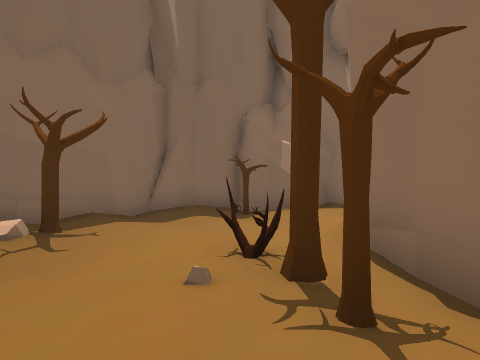
View 1 (above)

16 first-person views from a walk through a scene from a Unity 3-D project. The camera is 1.5 m above the floor, looks level and sees 75° across. The floor is counted in squares, 2 m on a side. Each view is taken from the middle of a square. On the plan, view 1 faces up. The plan holds only what a view shows up to about 10 squares ahead; the rest is blank. The place goes on beyond the plan. Some surface patterns are stand-ins.

View 2
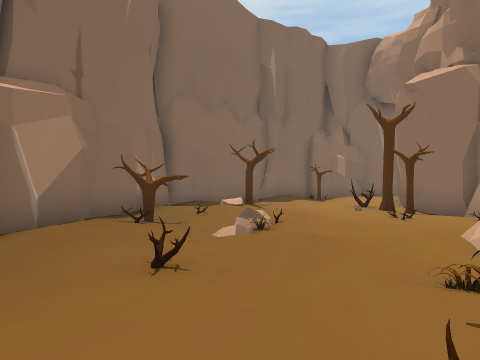

View 3
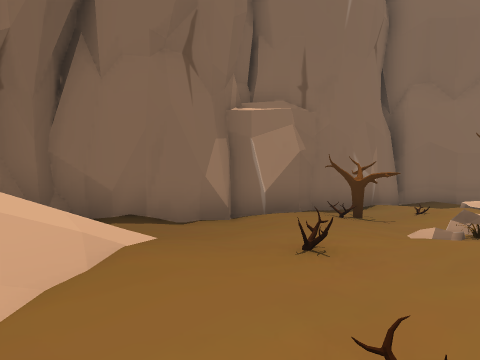

View 4
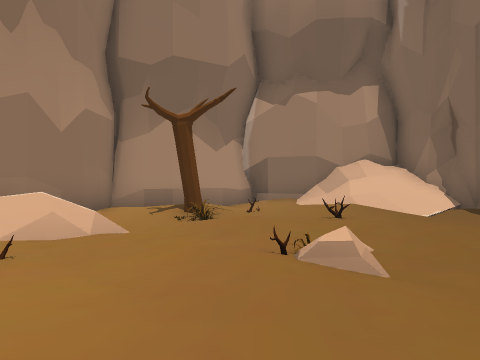

View 5
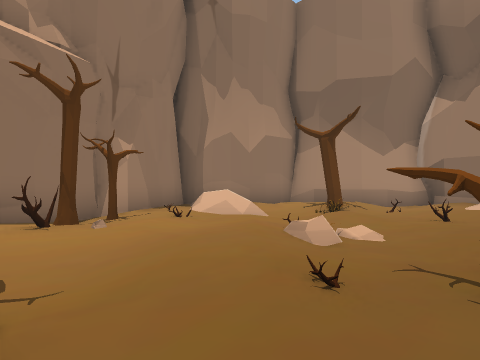

View 6
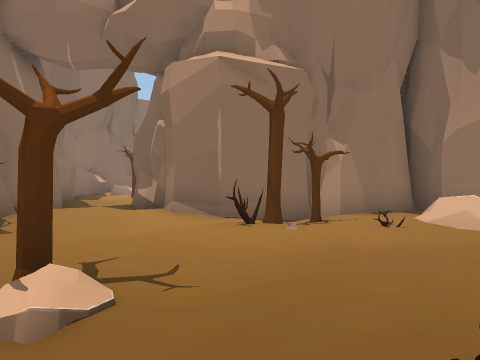

View 7
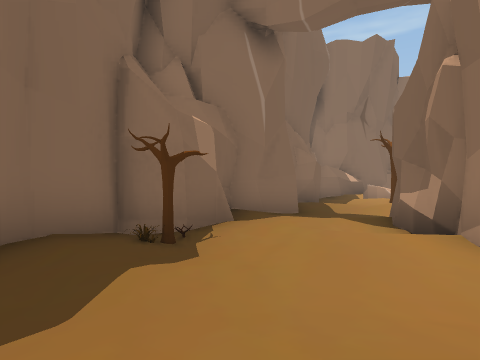

View 8
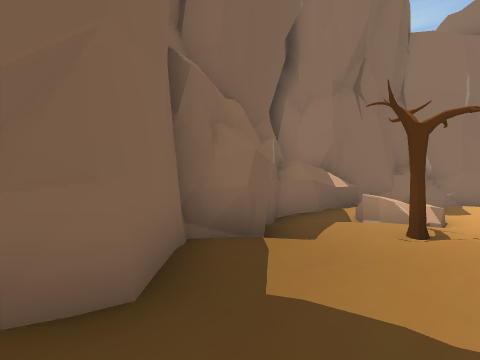

View 9
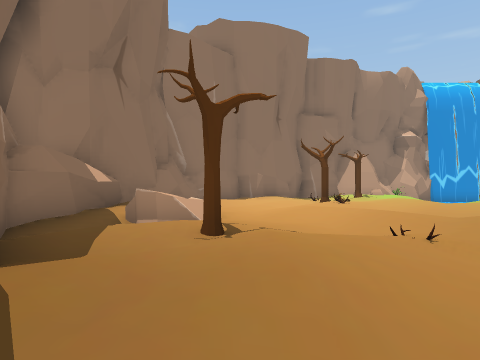

View 10
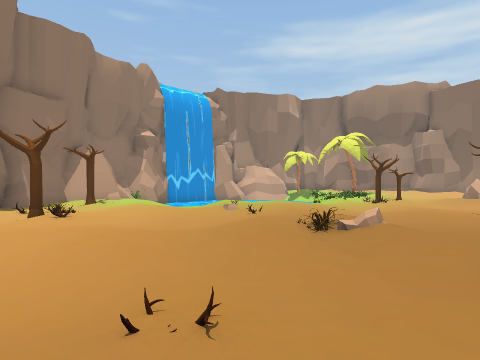

View 11
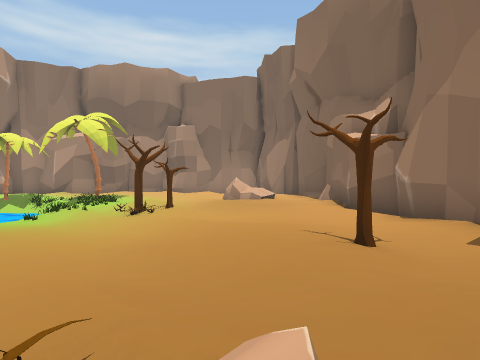

View 12
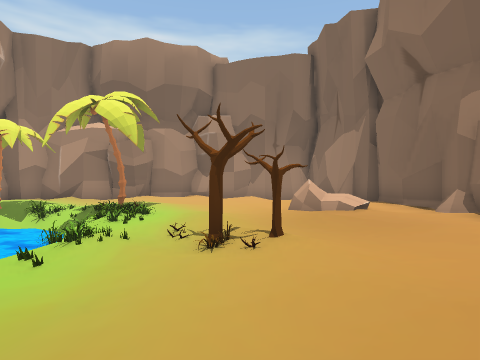

View 13
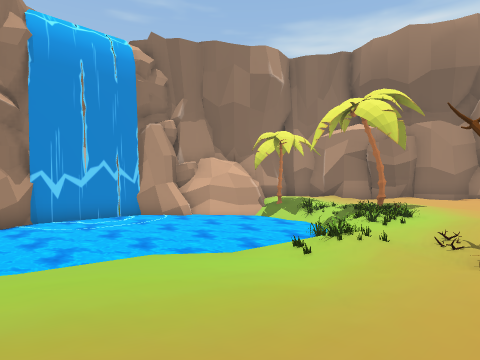

View 14
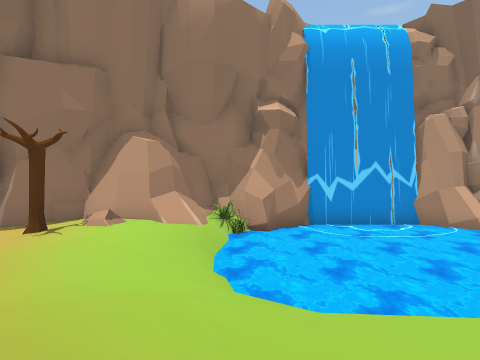

View 15
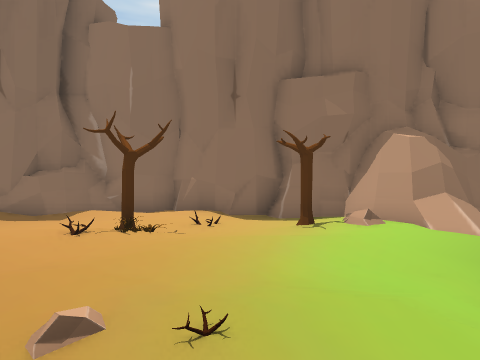

View 16
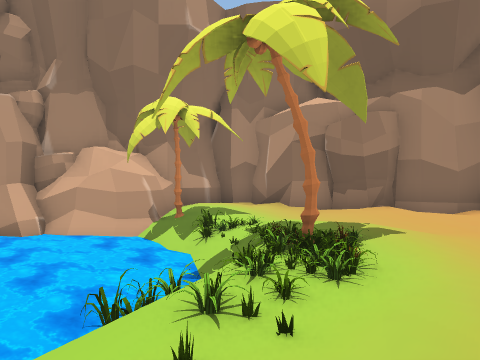

### Floor plan
Key: @ floor where view 1 was taken; # wall or solid block; x gap in a wall; . main floor; : floor 0.25 m higher than the main floor; - floor 0.25 m lower than the main floor; _ floor 0.5 m lower than the main floor; < floor 1 m lower than the main floor; / step, stairs or slope; ~ water the walk can cross; ≈ water the walk keeps out of; ^ raised ledge; T tree; R rock; O other object.
Columns run from 7 left of view 1 to 21 right of it. Each row starts with its distance up from view 1.
 11               ###
 10             ###./x^##
  9        ######:-..:::###
  8     #####//.-..:R /.-.##
  7    ##.:T.:..-::T...---.##
  6  ###...O:./#/.:.....-...#
  5  #-.T..-.:## .:...:.OO..##
  4  #..#....##  ....:..:OO--#
  3  #...-.O.#   ..::...OO.--##
  2  #-.::..T#   .:/./.:::.T:##
  1 ##TT/:.:.#    ./:./:..::R##
  0 #...O..@.#   ....::::--///##
 -1 #-..././/## :-..-.:://~≈≈≈##
 -2 #-..O:O-.#  .-T:..::/~≈≈≈≈≈#
 -3 #.....OO## #:......./≈≈≈≈≈≈##
 -4 #//:.O:.#  ##....O.O/≈≈≈≈≈<<#
 -5 #///.-:##   #:..OO.OO≈≈≈≈≈<<^
 -6 ####:###    #:...O.._≈≈≈≈≈<<^
 -7    ###      #:.:..:OOO≈≈≈≈≈##
 -8             #.....:.OO≈≈≈≈##
 -9             #./ .-.O -/~≈##
-10             #: R......-OT##
-11             #  ::...:.O.::#
-12                   :.---.::#
-13                    :::.##.
-14                    :/#####
-15                    ###

Where each view was taken, in squares from view 1:
view 1: 0 up, 0 right, facing up
view 2: 5 down, 3 left, facing up
view 3: 5 down, 2 left, facing up-left
view 4: 3 up, 2 left, facing down
view 5: 4 up, 5 left, facing down-right
view 6: 3 up, 5 left, facing right
view 7: 4 up, 2 left, facing up-right
view 8: 6 up, 3 right, facing up-right
view 9: 7 up, 4 right, facing right
view 10: 6 up, 6 right, facing down-right
view 11: 2 up, 8 right, facing down
view 12: 1 down, 10 right, facing down
view 13: 1 down, 10 right, facing down-right
view 14: 1 down, 11 right, facing right
view 15: 1 down, 11 right, facing up-right
view 16: 6 down, 11 right, facing down-right
